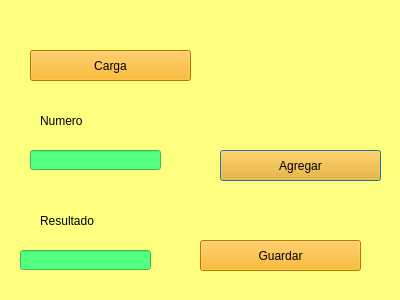
<?xml version="1.0" encoding="UTF-8"?>
<ui version="4.0">
 <class>Dialog</class>
 <widget class="QDialog" name="Dialog">
  <property name="geometry">
   <rect>
    <x>0</x>
    <y>0</y>
    <width>400</width>
    <height>300</height>
   </rect>
  </property>
  <property name="windowTitle">
   <string>Dialog</string>
  </property>
  <property name="styleSheet">
   <string notr="true">background-color: rgb(255, 255, 127);
border-color: rgb(85, 85, 0);
</string>
  </property>
  <widget class="QPushButton" name="btn_agregar">
   <property name="geometry">
    <rect>
     <x>220</x>
     <y>150</y>
     <width>161</width>
     <height>31</height>
    </rect>
   </property>
   <property name="styleSheet">
    <string notr="true">background-color: rgb(255, 170, 0);</string>
   </property>
   <property name="text">
    <string>Agregar</string>
   </property>
  </widget>
  <widget class="QLineEdit" name="txt_numero">
   <property name="geometry">
    <rect>
     <x>30</x>
     <y>150</y>
     <width>131</width>
     <height>20</height>
    </rect>
   </property>
   <property name="styleSheet">
    <string notr="true">background-color: rgb(85, 255, 127);</string>
   </property>
   <property name="text">
    <string/>
   </property>
  </widget>
  <widget class="QLabel" name="label">
   <property name="geometry">
    <rect>
     <x>40</x>
     <y>110</y>
     <width>71</width>
     <height>21</height>
    </rect>
   </property>
   <property name="styleSheet">
    <string notr="true">font: 16pt &quot;Franklin Gothic Medium Cond&quot;;</string>
   </property>
   <property name="text">
    <string>Numero</string>
   </property>
  </widget>
  <widget class="QLineEdit" name="txt_suma">
   <property name="geometry">
    <rect>
     <x>20</x>
     <y>250</y>
     <width>131</width>
     <height>20</height>
    </rect>
   </property>
   <property name="styleSheet">
    <string notr="true">background-color: rgb(85, 255, 127);</string>
   </property>
   <property name="text">
    <string/>
   </property>
  </widget>
  <widget class="QLabel" name="label_3">
   <property name="geometry">
    <rect>
     <x>40</x>
     <y>210</y>
     <width>101</width>
     <height>21</height>
    </rect>
   </property>
   <property name="styleSheet">
    <string notr="true">font: 16pt &quot;Franklin Gothic Medium Cond&quot;;</string>
   </property>
   <property name="text">
    <string>Resultado</string>
   </property>
  </widget>
  <widget class="QPushButton" name="btn_guardar">
   <property name="geometry">
    <rect>
     <x>200</x>
     <y>240</y>
     <width>161</width>
     <height>31</height>
    </rect>
   </property>
   <property name="styleSheet">
    <string notr="true">background-color: rgb(255, 170, 0);</string>
   </property>
   <property name="text">
    <string>Guardar</string>
   </property>
  </widget>
  <widget class="QPushButton" name="btn_cargar">
   <property name="geometry">
    <rect>
     <x>30</x>
     <y>50</y>
     <width>161</width>
     <height>31</height>
    </rect>
   </property>
   <property name="styleSheet">
    <string notr="true">background-color: rgb(255, 170, 0);</string>
   </property>
   <property name="text">
    <string>Carga</string>
   </property>
  </widget>
 </widget>
 <resources/>
 <connections/>
</ui>
